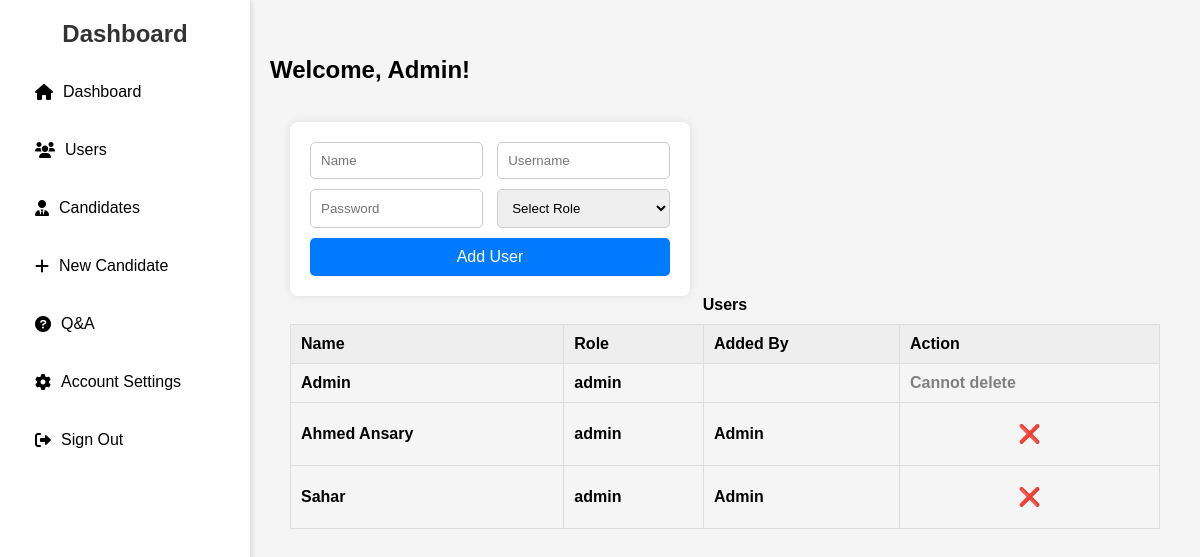
/users.php (signed in), run on the app's committed database.
### tables this page shows
CREATE TABLE `Users` (
  `id` int(11) NOT NULL,
  `name` varchar(255) NOT NULL,
  `username` varchar(255) NOT NULL,
  `password` varchar(255) NOT NULL,
  `role` enum('admin','recruiter','candidate') NOT NULL,
  `added_by` text NOT NULL
);

### users.php (the view, shortened to what this page needs)
<?php require 'header.php';?>
    <div class="content">
<div class="form-container">
    <form method="post">
        <div class="form-group">
            <input type="text" id="name" name="name" placeholder="Name" required>
            <input type="text" id="username" name="username" placeholder="Username" required>
        </div>
        <div class="form-group">
            <input type="password" id="password" name="password" placeholder="Password" required>
            <select id="role" name="role" required>
                <option value="">Select Role</option>
            </select>
        </div>
        <button type="submit" name="addU">Add User</button>
    </form>
</div>
<center> <b>Users<b></center>
     <table border="1">
    <thead>
        <tr>
            <th>Name</th>
            <th>Role</th>
             <th>Added By</th>
            <th>Action</th>
        </tr>
    </thead>
    <tbody>
    <?php
    if ($resultusers->num_rows > 0) {
        while ($uRow = $resultusers->fetch_assoc()) {
            $username = htmlspecialchars($uRow['username']);
            $name = htmlspecialchars($uRow['name']);
            $role = htmlspecialchars($uRow['role']);
            $added_by = htmlspecialchars($uRow['added_by']);
    ?>
            <tr>
                <td><?php echo $name; ?></td>
                <td><?php echo $role; ?></td>
                <td><?php echo $added_by; ?></td>
                <td>
                    <form method="POST" onsubmit="return confirm('Are you sure you want to delete this user?');">
                        <?php if ($username !== "abosaed2015") { ?>
                            <button type="submit" name="deleteU" style="background: none; border: none; cursor: pointer; color: red; font-size: 18px;">❌</button>
                        <?php } else { ?>
                            <span style="color: gray;">Cannot delete</span>
                        <?php } ?>
                    </form>
                </td>
            </tr>
    <?php
        }
    } else {
        echo "<tr><td colspan='4'>No users found</td></tr>";
    }
    ?>
</tbody>
</table>
        </div>
    </div>
</body>
</html>

### header.php (style rules this page uses)
* { margin: 0; padding: 0; box-sizing: border-box; font-family: Arial, sans-serif; }
body { display: flex; height: 100vh; background: #f5f5f5; }
.content { flex: 1; padding: 20px; }
table { width: 100%; border-collapse: collapse; margin-top: 10px; }
table th, table td { border: 1px solid #ddd; padding: 10px; text-align: left; }
table th { background: #eee; }

### users.php (style rules this page uses)
.form-container { width: 400px; padding: 20px; background: white; border-radius: 8px; box-shadow: 0 0 10px rgba(0, 0, 0, 0.1); }
.form-group { display: flex; justify-content: space-between; margin-bottom: 10px; }
.form-group input, .form-group select { width: 48%; padding: 10px; border: 1px solid #ccc; border-radius: 5px; }
button { width: 100%; background: #007bff; color: white; border: none; padding: 10px; border-radius: 5px; cursor: pointer; font-size: 16px; }

### data on the page
users: name "Admin", role "admin", username "Cannot delete"
users: name "Ahmed Ansary", role "admin", added_by "Admin"
users: name "Sahar", role "admin", added_by "Admin"

### other printed values
$_SESSION['name'] "Admin"
